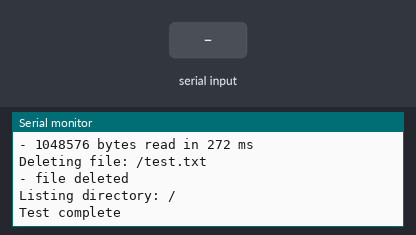
Simulated run of this sketch. Board: ESP32. Parts: the last lines printed to the serial monitor. Inputs (shaded band) come from the test bench. Storage starts empty.

Above: at 5.6 s.
5.7 s: "90,45\n" received over Serial
At 6.2 s:
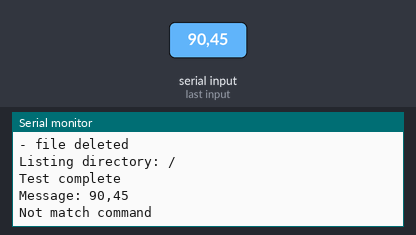
7.2 s: "1\n" received over Serial
At 8.4 s:
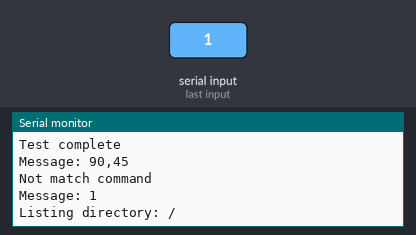
8.7 s: "2\n" received over Serial
At 9.9 s:
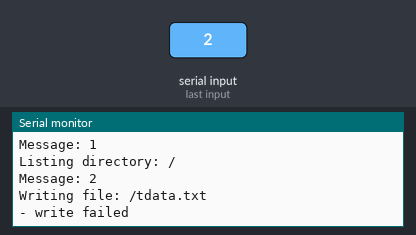
10.2 s: "3\n" received over Serial
At 11.0 s:
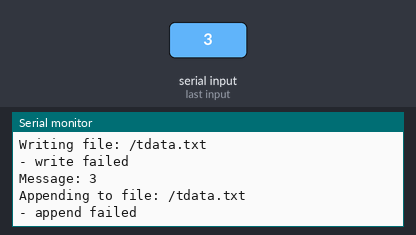
11.7 s: "1\n" received over Serial
At 12.3 s:
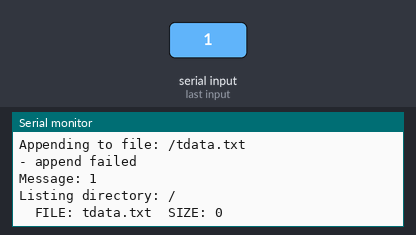
Timing chart, 0 to 14.2 s (numbered marks = the images above; inputs shaded):
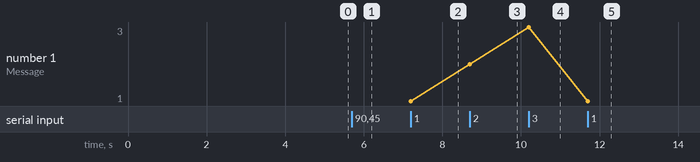

Measured:
- after the input at 5.7 s, the serial monitor: prints a new line at once (image 1)
- after the input at 7.2 s, the serial monitor: prints a new line at once (image 2)
- after the input at 8.7 s, the serial monitor: prints a new line at once (image 3)
- after the input at 10.2 s, the serial monitor: prints a new line at once (image 4)
- after the input at 11.7 s, the serial monitor: prints a new line at once (image 5)
- plotted number 1: 1 → 2 after the input at 8.7 s, 2 → 3 after the input at 10.2 s, 3 → 1 after the input at 11.7 s

The sketch:

cobaspiffs.ino
```cpp
#include "FS.h"
#include "SPIFFS.h"

/* You only need to format SPIFFS the first time you run a
   test or else use the SPIFFS plugin to create a partition
   https://github.com/me-no-dev/arduino-esp32fs-plugin */
#define FORMAT_SPIFFS_IF_FAILED false

void listDir(fs::FS &fs, const char * dirname, uint8_t levels){
    Serial.printf("Listing directory: %s\r\n", dirname);

    File root = fs.open(dirname);
    if(!root){
        Serial.println("- failed to open directory");
        return;
    }
    if(!root.isDirectory()){
        Serial.println(" - not a directory");
        return;
    }

    File file = root.openNextFile();
    while(file){
        if(file.isDirectory()){
            Serial.print("  DIR : ");
            Serial.println(file.name());
            if(levels){
                listDir(fs, file.name(), levels -1);
            }
        } else {
            Serial.print("  FILE: ");
            Serial.print(file.name());
            Serial.print("\tSIZE: ");
            Serial.println(file.size());
        }
        file = root.openNextFile();
    }
}

void readFile(fs::FS &fs, const char * path){
    Serial.printf("Reading file: %s\r\n", path);

    File file = fs.open(path);
    if(!file || file.isDirectory()){
        Serial.println("- failed to open file for reading");
        return;
    }

    Serial.println("- read from file:");
    while(file.available()){
        Serial.write(file.read());
    }
    file.close();
}

void writeFile(fs::FS &fs, const char * path, const char * message){
    Serial.printf("Writing file: %s\r\n", path);

    File file = fs.open(path, FILE_WRITE);
    if(!file){
        Serial.println("- failed to open file for writing");
        return;
    }
    if(file.print(message)){
        Serial.println("- file written");
    } else {
        Serial.println("- write failed");
    }
    file.close();
}

void appendFile(fs::FS &fs, const char * path, const char * message){
    Serial.printf("Appending to file: %s\r\n", path);

    File file = fs.open(path, FILE_APPEND);
    if(!file){
        Serial.println("- failed to open file for appending");
        return;
    }
    if(file.print(message)){
        Serial.println("- message appended");
    } else {
        Serial.println("- append failed");
    }
    file.close();
}

void renameFile(fs::FS &fs, const char * path1, const char * path2){
    Serial.printf("Renaming file %s to %s\r\n", path1, path2);
    if (fs.rename(path1, path2)) {
        Serial.println("- file renamed");
    } else {
        Serial.println("- rename failed");
    }
}

void deleteFile(fs::FS &fs, const char * path){
    Serial.printf("Deleting file: %s\r\n", path);
    if(fs.remove(path)){
        Serial.println("- file deleted");
    } else {
        Serial.println("- delete failed");
    }
}

void testFileIO(fs::FS &fs, const char * path){
    Serial.printf("Testing file I/O with %s\r\n", path);

    static uint8_t buf[512];
    size_t len = 0;
    File file = fs.open(path, FILE_WRITE);
    if(!file){
        Serial.println("- failed to open file for writing");
        return;
    }

    size_t i;
    Serial.print("- writing" );
    uint32_t start = millis();
    for(i=0; i<2048; i++){
        if ((i & 0x001F) == 0x001F){
          Serial.print(".");
        }
        file.write(buf, 512);
    }
    Serial.println("");
    uint32_t end = millis() - start;
    Serial.printf(" - %u bytes written in %u ms\r\n", 2048 * 512, end);
    file.close();

    file = fs.open(path);
    start = millis();
    end = start;
    i = 0;
    if(file && !file.isDirectory()){
        len = file.size();
        size_t flen = len;
        start = millis();
        Serial.print("- reading" );
        while(len){
            size_t toRead = len;
            if(toRead > 512){
                toRead = 512;
            }
            file.read(buf, toRead);
            if ((i++ & 0x001F) == 0x001F){
              Serial.print(".");
            }
            len -= toRead;
        }
        Serial.println("");
        end = millis() - start;
        Serial.printf("- %u bytes read in %u ms\r\n", flen, end);
        file.close();
    } else {
        Serial.println("- failed to open file for reading");
    }
}

String msgdata;

void setup(){
    Serial.begin(115200);
    if(!SPIFFS.begin()){
        Serial.println("SPIFFS Mount Failed");
        return;
    }
    delay(2000); //time to open serial
    listDir(SPIFFS, "/", 0);
    writeFile(SPIFFS, "/tdata.txt", "Hello ");
    appendFile(SPIFFS, "/tdata.txt", "World!\r\n");
    readFile(SPIFFS, "/tdata.txt");
    renameFile(SPIFFS, "/tdata.txt", "/foo.txt");
    readFile(SPIFFS, "/foo.txt");
    deleteFile(SPIFFS, "/foo.txt");
    testFileIO(SPIFFS, "/test.txt");
    deleteFile(SPIFFS, "/test.txt");
    listDir(SPIFFS, "/", 0);
    Serial.println( "Test complete" );
}

void loop(){

  if(Serial.available()){
    msgdata = Serial.readStringUntil('\n');
    Serial.println("Message: " + msgdata);
    int job = getValue(msgdata,'-',0).toInt();
    const char* msg = getValue(msgdata,'-',1).c_str();
    switch (job) {
    case 1:
      listDir(SPIFFS, "/", 0);
      break;
    case 2:
      writeFile(SPIFFS, "/tdata.txt", msg);
      break;
    case 3:
      appendFile(SPIFFS, "/tdata.txt", msg);
      break;
    case 4:
      readFile(SPIFFS, "/tdata.txt");
      break;
    case 5: //append with new line
      appendFile(SPIFFS, "/tdata.txt", msg);
      break;
    default:
      Serial.println( "Not match command" );
      break;
    }


  }

}

String getValue(String data, char separator, int index)
{
  int found = 0;
  int strIndex[] = {0, -1};
  int maxIndex = data.length()-1;

  for(int i=0; i<=maxIndex && found<=index; i++){
    if(data.charAt(i)==separator || i==maxIndex){
        found++;
        strIndex[0] = strIndex[1]+1;
        strIndex[1] = (i == maxIndex) ? i+1 : i;
    }
  }
  return found>index ? data.substring(strIndex[0], strIndex[1]) : "";
}
```
